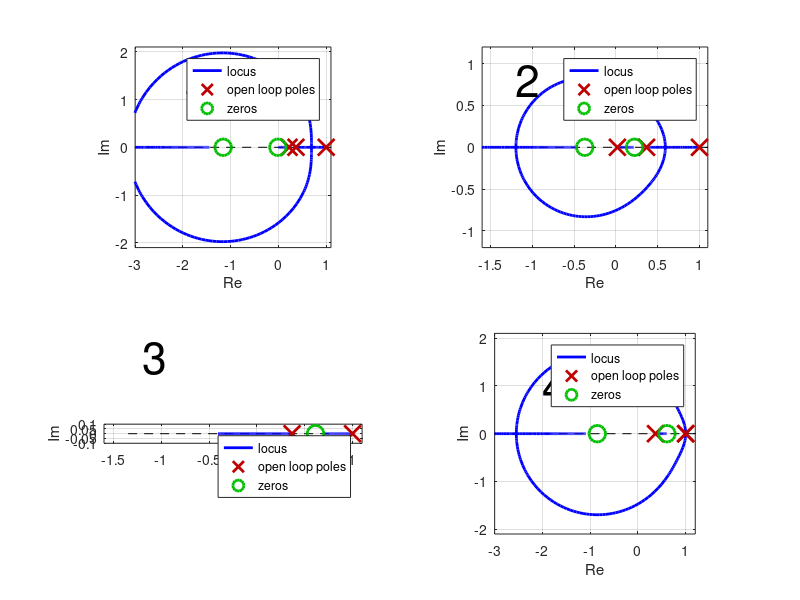

Write the MATLAB code that produced this figure.
%% Root locus exercise. Pair transfer function and root locus
% Kjartan halvorsen
% 2018-02-15

s = tf('s');
kv = 1;
Tv = 1;
h = 0.3;

G = kv/(s*(s*Tv+1))

G1 = G*zpk([-4],[-1.5],1)
G2 = G*zpk([-1.5],[-4],1)
G3 = G*zpk([-Tv/2],[],1)
G4 = G*zpk([-Tv/2],[0],1)

G1d = c2d(G1, 1);
G2d = c2d(G2, 1);
G3d = c2d(G3, 1);
G4d = c2d(G4, 1);



figure(1)
%clf
subplot(221)
rlocus(G1d)
title('')
xlabel('Re')
ylabel('Im')
xlim([-3, 1.1])
ylim([-2.1,2.1])
axis equal
text(-2,1, '1', 'fontsize', 32)

subplot(222)
rlocus(G2d)
xlabel('Re')
ylabel('Im')
title('')
xlim([-1.6, 1.1])
ylim([-1.2,1.2])
axis equal
text(-1.2,0.8, '2', 'fontsize', 32)

subplot(223)
rlocus(G3d)
xlabel('Re')
ylabel('Im')
title('')
xlim([-1.6, 1.1])
%ylim([-2,2])
axis equal
text(-1.2,0.8, '3', 'fontsize', 32)

subplot(224)
rlocus(G4d)
xlabel('Re')
ylabel('Im')
title('')
xlim([-3.,1.2])
ylim([-2.1,2.1])
axis equal
text(-2,1, '4', 'fontsize', 32)

set(findobj(gcf, 'Type', 'Line'), 'Markersize', 12)

print -dpdf -bestfit discrete_rlocus_2x2.pdf


%% Extra exercise
G4d
feedback(G4d, 1)
